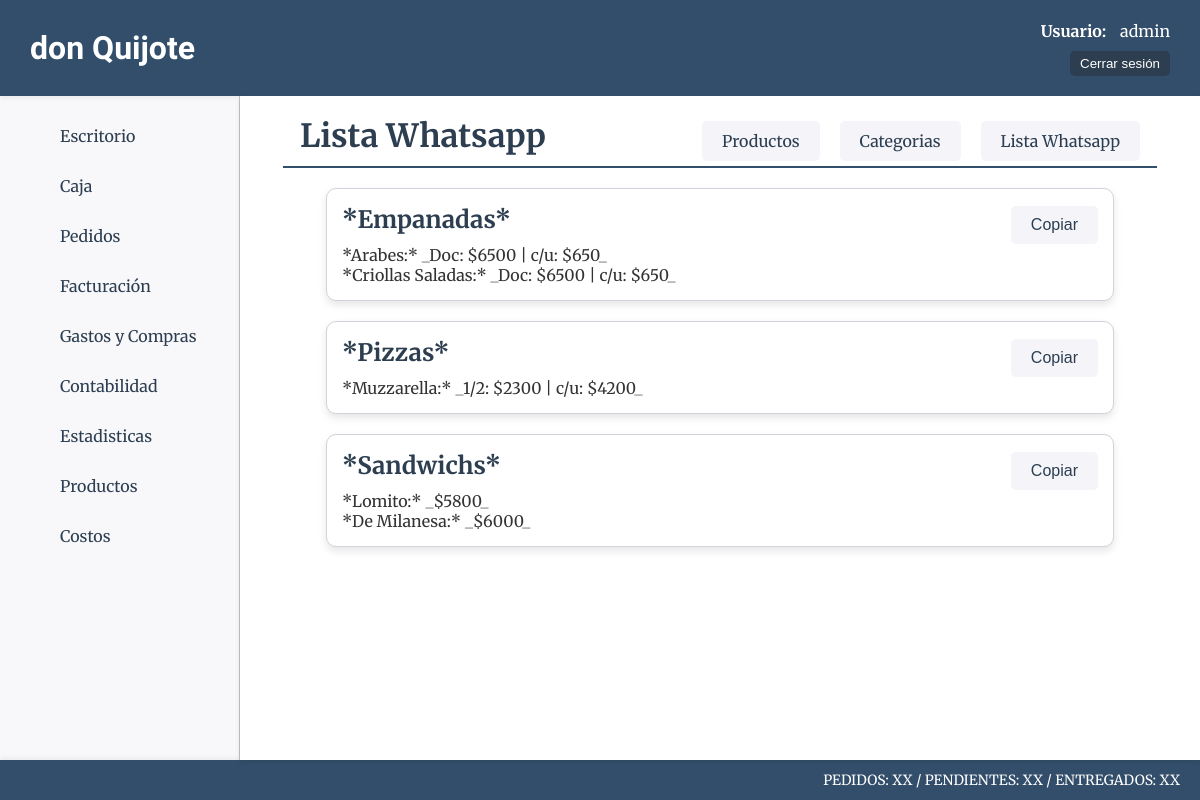
The app's page /productos/productos/lista_wa (signed in), older data.
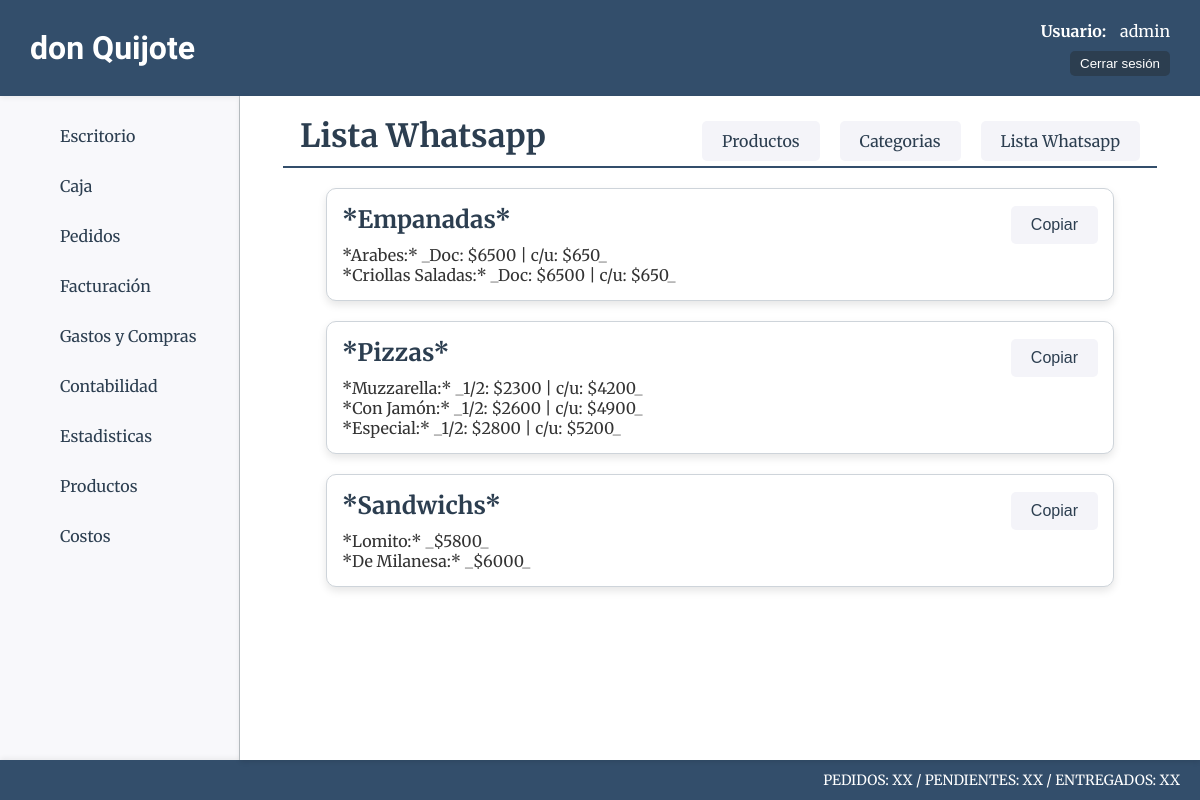
The same page, newer data.
### productos/models.py (models this page shows, shortened)
class ProductoCategoria(models.Model):
    nombre=models.CharField(max_length=50)

class Producto(models.Model):
    nombre=models.CharField(max_length=50, verbose_name="Nombre")
    categoria=models.ForeignKey(ProductoCategoria, on_delete=models.CASCADE, verbose_name="Categoría")
    descripcion=models.CharField(max_length=200, blank=True, null=True, verbose_name="Descripción")
    precio_unit=models.IntegerField(verbose_name="P. Unitario")
    precio_media=models.IntegerField(blank=True, null=True, verbose_name="P. Media")
    precio_doc=models.IntegerField(blank=True, null=True, verbose_name="P. Docena")

### productos/views.py (the view)
# urls.py: path("productos/lista_wa", views.lista_wa, name="lista_wa"),
@login_required
def lista_wa(request):
    productos = Producto.objects.select_related('categoria').order_by('categoria__nombre').all()
    context = {
        'object_list': productos
    }
    return render(request, 'productos/lista_wa.html', context)

### carro/context_processor.py (called while the page is built)
def importe_total_carro(request):
    total = 350
    if request.user.is_authenticated:
        if 'carro' in request.session:
            for key, value in request.session["carro"].items():
                total = total + (float(value["precio"])*value["cantidad"])
    return {"importe_total_carro":total}

### productos/templates/productos/lista_wa.html (shortened to what this page needs)
{% extends 'core/base.html' %}
{% load static %}
{% block css %}
    <link rel="stylesheet" href="{% static 'productos/css/styles.css' %}">
{% endblock css %}
{% block titulo %}
    <div class="titulo-container">
        <div class="titulo-producto-container">
            <h1 class="main-titulo">Lista Whatsapp</h1>
            <div class="productos-crear-cat">
                <a class="productos-crear" href="{% url 'productos:home' %}">Productos</a>
                <a class="productos-crear" href="{% url 'productos:categorias' %}">Categorias</a>
                <a class="productos-crear" href="{% url 'productos:lista_wa' %}">Lista Whatsapp</a>
            </div>
        </div>
        <hr  class="main-hr"/>
    </div>
{% endblock titulo %}
{% block main %}
    {% regroup object_list by categoria.nombre as categorias %}
    <div class="categorias-container">
        {% for categoria in categorias %}
        <div class="card-producto-categoria-container">
            <div class="card-categoria">
                <div class="titulo-producto-container">
                    <h1 class="categoria-titulo">*{{ categoria.grouper }}*</h1>
                    <button class="productos-crear" onclick="copiarAlPortapapeles(this)">Copiar</button>
                </div>
                <div class="categoria-info">
                    {% for producto in categoria.list %}
                        {% if producto.precio_doc %}
                            <p>*{{ producto.nombre }}:* _Doc: ${{producto.precio_doc}} | c/u: ${{producto.precio_unit}}_</p>
                        {% elif producto.precio_media %}
                            <p>*{{ producto.nombre }}:* _1/2: ${{producto.precio_media}} | c/u: ${{producto.precio_unit}}_</p>
                        {% else %}
                            <p>*{{ producto.nombre }}:* _${{producto.precio_unit}}_</p>
                        {% endif %}
                    {% endfor %}
                </div>
            </div>
        </div>
        {% endfor %}
    </div>
{% endblock main %}

### core/templates/core/base.html (shortened to what this page needs)
{% load static %}
<!DOCTYPE html>
<html lang="en">
<head>
    <link rel="stylesheet" href="{% static 'core/css/styles.css' %}">
    {% block css %}{% endblock css %}
</head>
<body>
    {% include 'core/components/header.html' %}
    {% include 'core/components/menu.html' %}
    <main class="main-container">
        {% block titulo %}{% endblock titulo %}
        {% block main %}{% endblock main %}
    </main>
    {% include 'core/components/footer.html' %}
</body>
</html>

### core/templates/core/components/header.html (shortened to what this page needs)
<header class="header-container">
    <h1 class="title">don Quijote</h1>
    {% if user.is_authenticated %}
    <div class="usuario-logout">
        <div class="list-link">
            <span class="usuario-label">Usuario:</span>
            <span class="usuario-nombre">{{ user.username }}</span>
        </div>
        <form action="{% url 'core:logout' %}" method="post">
            <button type="submit" class="btn-logout">Cerrar sesión</button>
        </form>
    </div>
    {% else %}
    <div class="list-link">
        <a class="header-link-app" href="{% url 'core:login' %}">Login</a>
    </div>
    {% endif %}
</header>

### core/templates/core/components/menu.html (shortened to what this page needs)
<nav class="menu-container">
    <ul class="list-app">
        {% if user.is_authenticated %}
            <li class="list-link"><a class="link-app" href="{% url 'core:home' %}">Escritorio</a></li>
            <li class="list-link"><a class="link-app" href="#">Caja</a>
            </li>
            <li class="list-link"><a class="link-app" href="{% url 'carro:home' %}">Pedidos</a></li>
            <li class="list-link"><a class="link-app" href="#">Facturación</a></li>
            <li class="list-link"><a class="link-app" href="#">Gastos y Compras</a></li>
            <li class="list-link"><a class="link-app" href="#">Contabilidad</a></li>
            <li class="list-link"><a class="link-app" href="#">Estadisticas</a></li>
            <li class="list-link">
                <a class="link-app" href="{% url 'productos:home' %}">Productos</a>
            </li>
            <li class="list-link"><a class="link-app" href="#">Costos</a></li>
        {% endif %}
    </ul>
</nav>

### core/templates/core/components/footer.html
<header class="footer-container">
    <p class="footer-info">PEDIDOS: XX / PENDIENTES: XX / ENTREGADOS: XX</p>
</header>

### core/static/core/css/styles.css (style rules this page uses)
* { padding: 0; margin: 0; box-sizing: border-box; }
body { font-family: 'Merriweather', serif; color: #333; background-color: #f4f4f9; }
.header-container { background-color: #334e6b; height: 12vh; width: 100%; display: flex; align-items: center; justify-content: space-between; padding: 0 30px; box-shadow: 0 2px 5px rgba(0, 0, 0, 0.1); }
.title { color: #fff; font-family: 'Poetsen One', sans-serif; font-size: 32px; }
.usuario-logout { display: flex; flex-direction: column; align-items: end; }
.usuario-label { color: #fff; font-weight: bold; margin-right: 10px; }
.usuario-nombre { color: #fff; }
.btn-logout { padding: 5px 10px; background-color: #2C3E50; color: #fff; border: none; border-radius: 5px; cursor: pointer; transition: background-color 0.3s ease; text-decoration: none; }
.list-link { margin-left: 20px; }
.footer-container { background-color: #334e6b; height: 5vh; width: 100%; display: flex; align-items: center; justify-content: right; padding: 0 20px; box-shadow: 0 -2px 5px rgba(0, 0, 0, 0.1); }
.footer-info { color: #fff; font-size: 14px; }
.menu-container { width: 20%; height: 83vh; background-color: #fdfdfd71; float: left; overflow-y: auto; border-right: 1px solid #bdc3c7; padding-top: 20px; padding-left: 20px; }
.list-app { list-style: none; padding: 0; }
.list-link { position: relative; margin-bottom: 10px; }
.link-app { color: #2C3E50; text-decoration: none; font-size: 16px; display: block; padding: 10px 20px; transition: background-color 0.3s ease, color 0.3s ease; }
.main-container { width: 80%; height: 83vh; float: left; padding: 20px; overflow-y: auto; background-color: #fff; box-shadow: 0 2px 5px rgba(0, 0, 0, 0.1); display: flex; flex-direction: column; }
.titulo-container { width: 100%; height: auto; text-align: left; border-radius: 8px; }
.main-titulo { font-size: 32px; color: #2C3E50; font-family: 'Merriweather', serif; margin-bottom: 10px; padding-left: 40px; }
.main-hr { border: none; width: 95%; height: 2px; background-color: #334e6b; margin: 0 auto; }
.titulo-producto-container { display: flex; justify-content: space-between; align-items: center; }

### productos/static/productos/css/styles.css (style rules this page uses)
.productos-crear-cat { display: flex; gap: 20px; padding-right: 40px; }
.productos-crear { border: none; color: #2C3E50; font-size: 16px; text-decoration: none; padding: 10px 20px; border-radius: 5px; background-color: #f4f4f9; transition: background-color 0.3s ease, color 0.3s ease; }
.categorias-container { width: 90%; margin: 0 auto; padding: 20px; display: flex; flex-direction: column; gap: 20px; }
.card-producto-categoria-container { display: flex; flex-direction: column; }
.card-categoria { padding: 15px; border-radius: 10px; border: 1px solid #ced4da; background-color: #ffffff; box-shadow: 0 4px 8px rgba(0, 0, 0, 0.1); transition: transform 0.2s ease-in-out, box-shadow 0.2s ease-in-out; }
.categoria-titulo { font-size: 24px; color: #2C3E50; font-family: 'Merriweather', serif; margin-bottom: 10px; }

Row changes from the older to the newer data that the page shows:
added Producto: nombre "Con Jamón", precio_media "2600", precio_unit "4900", shown under "Pizzas"
added Producto: nombre "Especial", precio_media "2800", precio_unit "5200", shown under "Pizzas"
